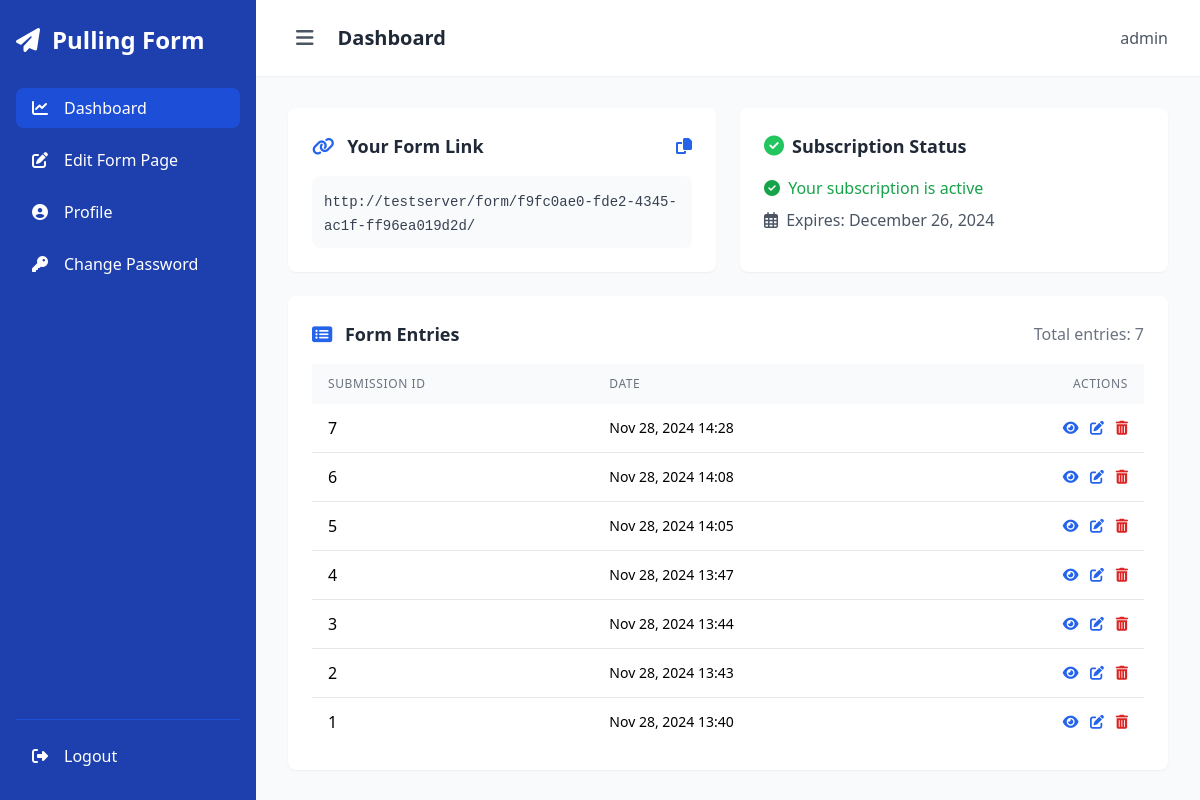
The page /dashboard/ (signed in) on the database its author committed.
### core/models.py (models this page shows, shortened)
class UserProfile(models.Model):
    user = models.OneToOneField(User, on_delete=models.CASCADE)
    unique_form_id = models.UUIDField(default=uuid.uuid4, editable=False, unique=True)
    subscription_start_date = models.DateField(null=True, blank=True)
    subscription_expiry_date = models.DateField(null=True, blank=True)
    is_active = models.BooleanField(default=False)
    def has_active_subscription(self):
        return self.is_active and self.subscription_expiry_date and self.subscription_expiry_date > timezone.now().date()

class FormSubmission(models.Model):
    user_profile = models.ForeignKey(UserProfile, on_delete=models.CASCADE, related_name='form_submissions')
    data = models.JSONField(encoder=DjangoJSONEncoder)
    created_at = models.DateTimeField(auto_now_add=True)
    def get_display_fields(self):
        if isinstance(self.data, str):
            try:
                return json.loads(self.data).items()
            except json.JSONDecodeError:
                return []
        return self.data.items()

### core/views.py (the view)
# urls.py: path('dashboard/', views.dashboard, name='dashboard'),
@login_required
def dashboard(request):
    submissions = FormSubmission.objects.filter(
        user_profile=request.user.userprofile
    ).order_by('-created_at')
    paginator = Paginator(submissions, 10)  # Show 10 submissions per page
    page_number = request.GET.get('page')
    page_obj = paginator.get_page(page_number)
    form_url = request.build_absolute_uri(
        reverse('public_form', args=[request.user.userprofile.unique_form_id])
    )
    context = {
        'page_obj': page_obj,
        'total_submissions': submissions.count(),
        'form_url': form_url,
        'has_active_subscription': request.user.userprofile.has_active_subscription(),
    }
    return render(request, 'dashboard.html', context)

### core/templates/dashboard.html (shortened to what this page needs)
{% extends 'dashboard_base.html' %}
{% block content %}
<div class="grid grid-cols-1 md:grid-cols-2 gap-6 mb-6">
    <div class="bg-white rounded-lg shadow-sm p-6">
        <div class="flex items-center justify-between mb-4">
            <h3 class="text-lg font-semibold text-gray-800">
                <i class="fas fa-link text-blue-600 mr-2"></i>
                Your Form Link
            </h3>
            <button data-copy="{{ form_url }}" class="text-blue-600 hover:text-blue-700 transition-colors">
                <i class="fas fa-copy"></i>
            </button>
        </div>
        <div class="bg-gray-50 p-3 rounded-lg break-all">
            <code class="text-sm text-gray-700">{{ form_url }}</code>
        </div>
    </div>
    <div class="bg-white rounded-lg shadow-sm p-6">
        <div class="flex items-center mb-4">
            <i class="fas {% if has_active_subscription %}fa-check-circle text-green-500{% else %}fa-exclamation-circle text-red-500{% endif %} mr-2 text-xl"></i>
            <h3 class="text-lg font-semibold text-gray-800">Subscription Status</h3>
        </div>
        {% if has_active_subscription %}
            <p class="text-green-600 mb-2">
                <i class="fas fa-check-circle mr-1"></i>
                Your subscription is active
            </p>
            <p class="text-gray-600">
                <i class="far fa-calendar-alt mr-1"></i>
                Expires: {{ user.userprofile.subscription_expiry_date|date:"F j, Y" }}
            </p>
        {% endif %}
    </div>
</div>
<div class="bg-white rounded-lg shadow-sm p-6">
    <div class="flex justify-between items-center mb-4">
        <h3 class="text-lg font-semibold text-gray-800">
            <i class="fas fa-list-alt text-blue-600 mr-2"></i>
            Form Entries
        </h3>
        <div class="flex space-x-2">
            <span class="text-gray-500">Total entries: {{ total_submissions }}</span>
        </div>
    </div>
    {% if page_obj %}
        <div class="overflow-x-auto">
            <table class="min-w-full">
                <thead class="bg-gray-50">
                    <tr>
                        <th class="px-4 py-3 text-left text-xs font-medium text-gray-500 uppercase tracking-wider">Submission ID</th>
                        <th class="px-4 py-3 text-left text-xs font-medium text-gray-500 uppercase tracking-wider">Date</th>
                        <th class="px-4 py-3 text-right text-xs font-medium text-gray-500 uppercase tracking-wider">Actions</th>
                    </tr>
                </thead>
                <tbody class="bg-white divide-y divide-gray-200">
                    {% for submission in page_obj %}
                    <tr class="hover:bg-gray-50">
                        <td class="px-4 py-3 whitespace-nowrap">{{ submission.id }}</td>
                        <td class="px-4 py-3 whitespace-nowrap text-sm">{{ submission.created_at|date:"M d, Y H:i" }}</td>
                        <td class="px-4 py-3 whitespace-nowrap text-right text-sm space-x-2">
                            <button onclick="toggleSubmissionDetails('{{ submission.id }}')" class="text-blue-600 hover:text-blue-700">
                                <i class="fas fa-eye"></i>
                            </button>
                            <a href="{% url 'edit_form_submission' submission.id %}" class="text-blue-600 hover:text-blue-700">
                                <i class="fas fa-edit"></i>
                            </a>
                            <button onclick="confirmDelete('{{ submission.id }}')" class="text-red-600 hover:text-red-700">
                                <i class="fas fa-trash-alt"></i>
                            </button>
                        </td>
                    </tr>
                    {% endfor %}
                </tbody>
            </table>
        </div>
    {% else %}
        <div class="text-center py-12">
            <i class="fas fa-inbox text-gray-400 text-4xl mb-3"></i>
            <p class="text-gray-500">No form entries yet</p>
            <p class="text-gray-400 text-sm mt-2">Share your form Link to start receiving submissions</p>
        </div>
    {% endif %}
</div>
{% endblock %}

### core/templates/dashboard_base.html (shortened to what this page needs)
<!DOCTYPE html>
<html lang="en">
<head>
    <script src="https://cdn.tailwindcss.com"></script>
    <link rel="stylesheet" href="https://cdnjs.cloudflare.com/ajax/libs/font-awesome/6.4.0/css/all.min.css">
</head>
<body class="bg-gray-50">
    <div class="min-h-screen flex">
        <aside id="sidebar" class="sidebar fixed md:static bg-blue-800 text-white h-full z-40 w-64" role="navigation" aria-label="Main navigation">
            <div class="h-screen flex flex-col px-4 py-6">
                <div class="flex items-center justify-between mb-8">
                    <a href="{% url 'home' %}" class="text-2xl font-bold flex items-center focus-visible" aria-label="Go to home">
                        <i class="fas fa-paper-plane mr-3" aria-hidden="true"></i>
                        <span class="sidebar-text">Pulling Form</span>
                    </a>
                </div>
                <nav class="flex-1">
                    <ul class="space-y-3" role="menu">
                        <li role="none">
                            <a href="{% url 'dashboard' %}"
                               class="sidebar-item flex items-center py-2 px-4 rounded-lg {% if request.path == '/dashboard/' %}bg-blue-700{% endif %} hover:bg-blue-700 transition-colors focus-visible"
                               role="menuitem"
                               {% if request.path == '/dashboard/' %}aria-current="page"{% endif %}>
                                <i class="fas fa-chart-line w-5" aria-hidden="true"></i>
                                <span class="ml-3 sidebar-text">Dashboard</span>
                            </a>
                        </li>
                        <li>
                            <a href="{% url 'edit_custom_page' %}" class="flex items-center py-2 px-4 rounded-lg {% if request.path == '/edit-custom-page/' %}bg-blue-700{% endif %} hover:bg-blue-700 transition-colors focus-visible"
                            role="menuitem"
                            {% if request.path == '/edit-custom-page/' %}aria-current="page"{% endif %}>
                                <i class="fas fa-edit w-5"></i>
                                <span class="ml-3">Edit Form Page</span>
                            </a>
                        </li>
                        <li role="none">
                            <a href="{% url 'update_profile' %}"
                               class="sidebar-item flex items-center py-2 px-4 rounded-lg {% if request.path == '/profile/update/' %}bg-blue-700{% endif %} hover:bg-blue-700 transition-colors focus-visible"
                               role="menuitem"
                               {% if request.path == '/profile/update/' %}aria-current="page"{% endif %}>
                                <i class="fas fa-user-circle w-5" aria-hidden="true"></i>
                                <span class="ml-3 sidebar-text">Profile</span>
                            </a>
                        </li>
                        <li role="none">
                            <a href="{% url 'change_password' %}"
                               class="sidebar-item flex items-center py-2 px-4 rounded-lg {% if request.path == '/change_password/' %}bg-blue-700{% endif %} hover:bg-blue-700 transition-colors focus-visible"
                               role="menuitem"
                               {% if request.path == '/change_password/' %}aria-current="page"{% endif %}>
                                <i class="fas fa-key w-5" aria-hidden="true"></i>
                                <span class="ml-3 sidebar-text">Change Password</span>
                            </a>
                        </li>
                    </ul>
                </nav>
                <div class="border-t border-blue-700 pt-4">
                    <a href="{% url 'logout' %}"
                       class="sidebar-item flex items-center py-2 px-4 rounded-lg hover:bg-blue-700 transition-colors focus-visible"
                       role="menuitem">
                        <i class="fas fa-sign-out-alt w-5" aria-hidden="true"></i>
                        <span class="ml-3 sidebar-text">Logout</span>
                    </a>
                </div>
            </div>
        </aside>
        <div class="flex-1 flex flex-col min-h-screen">
            <header class="bg-white shadow-sm sticky top-0 z-30">
                <div class="flex justify-between items-center px-4 md:px-8 py-4">
                    <div class="flex items-center">
                        <button id="sidebarToggle"
                                class="text-gray-600 hover:text-gray-900 focus-visible p-2 rounded-lg"
                                aria-label="Toggle sidebar"
                                aria-expanded="false">
                            <i class="fas fa-bars text-xl" aria-hidden="true"></i>
                        </button>
                        <h1 class="text-xl font-semibold text-gray-800 ml-4">{% block header %}Dashboard{% endblock %}</h1>
                    </div>
                    <div class="flex items-center space-x-4">
                        <span class="text-gray-600">{{ user.username }}</span>
                    </div>
                </div>
            </header>
            <main class="flex-1 p-4 md:p-8" role="main">
                {% block content %}{% endblock %}
            </main>
        </div>
    </div>
</body>
</html>

### core/templates/dashboard_base.html (style rules this page uses)
.sidebar { transition: all 0.3s cubic-bezier(0.4, 0, 0.2, 1); }
.sidebar-item { transition: background-color 0.2s ease, transform 0.2s ease; }

### rows shown on the page
FormSubmission: id "7", created_at "Nov 28, 2024 14:28"
FormSubmission: id "6", created_at "Nov 28, 2024 14:08"
FormSubmission: id "5", created_at "Nov 28, 2024 14:05"
FormSubmission: id "4", created_at "Nov 28, 2024 13:47"
FormSubmission: id "3", created_at "Nov 28, 2024 13:44"
FormSubmission: id "2", created_at "Nov 28, 2024 13:43"
FormSubmission: id "1", created_at "Nov 28, 2024 13:40"

### other values the page prints
{{ user.username }} "admin"
{{ user.userprofile.subscription_expiry_date|date:"F j, Y" }} "December 26, 2024"
{{ total_submissions }} "7"
